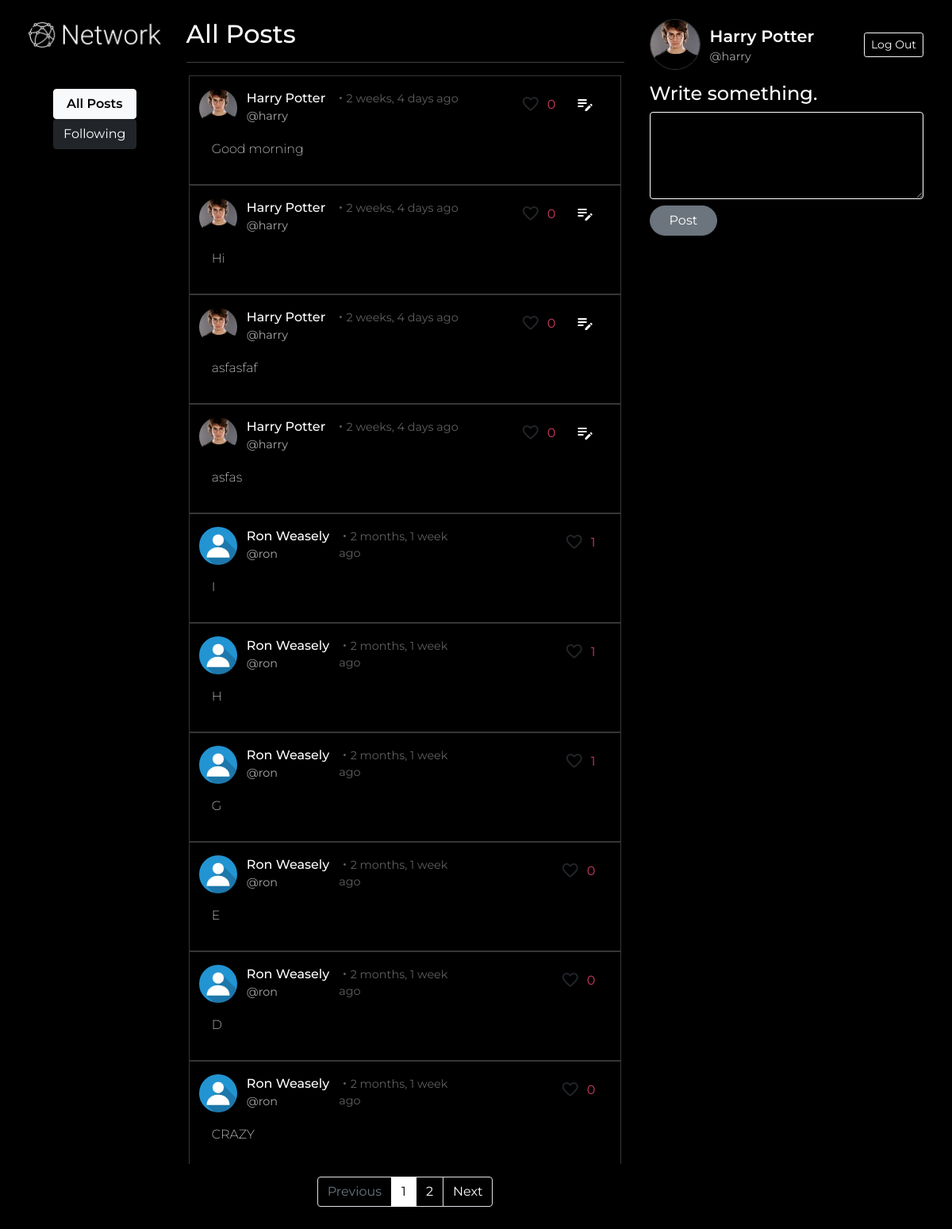
The app's page / (signed in) with its own data.
### network/models.py (models this page shows, shortened)
class Post(models.Model):
    creator = models.ForeignKey(User, on_delete=models.CASCADE, related_name="posts")
    content = models.CharField(max_length=255)
    timestamp = models.DateTimeField(auto_now_add=True)
    def liked_users(self):
        return [x[0] for x in self.likes.values_list("user_id")]

class Profile(models.Model):
    user = models.OneToOneField(User, on_delete=models.CASCADE)
    profile_pic = models.ImageField(upload_to="profile_pics", blank=True)
    timestamp = models.DateField(auto_now_add=True)

class User(AbstractUser):
    pass

### network/views.py (the view)
# urls.py: path("", views.index, name="index"),
@login_required(login_url="login")
def index(request):
    if request.method == "POST":
        creator = request.user
        content = request.POST["content"]
        post = Post(creator=creator, content=content)
        post.save()
        return HttpResponseRedirect(reverse("index"))
    posts = list(reversed(Post.objects.all()))
    paginator = Paginator(posts, 10)
    page_number = request.GET.get('page')
    page_obj = paginator.get_page(page_number)
    print(page_obj[0].liked_users())
    return render(request, "network/index.html", {
        "posts": page_obj
    })

### network/templates/network/index.html (shortened to what this page needs)
{% extends "network/layout.html" %}
{% load static %}
{% load humanize %}
{% block nav %}
    <a style="font-weight: 600;" class="btn btn-light" href="{% url 'index' %}">All Posts</a>
    <a class="btn btn-dark" href="{% url 'following' %}">Following</a>
{% endblock %}
{% block body %}
    <div class="col-6 ms-2 me-2">
        <h2>All Posts</h2>
        <hr>
        <div class="post-list">
            {% for post in posts %}
                <div class="row posts">
                    <div class="row">
                        <div class="col-auto">
                            {% if post.creator.profile.profile_pic.url != None %}
                                <img class="profile-pic-post" src="{{ post.creator.profile.profile_pic.url }}" alt="Profile Picture">
                            {% else %}
                                <img class="profile-pic-post" src="{% static 'network/media/default-profile-picture.jpg' %}" alt="Profile Picture">
                            {% endif %}
                        </div>
                        <div class="col-auto">
                            <div class="row profile-name-post">
                                {{ post.creator.first_name }}
                                {{ post.creator.last_name }}
                            </div>
                            <div class="row">
                                <a class="profile-username-post" href="{% url 'profile' id=post.creator.pk %}">@{{ post.creator.username }}</a>
                            </div>
                        </div>
                        <div class="col time">
                            ・{{ post.timestamp|naturaltime }}
                        </div>
                        <div class="col d-grid gap-2 d-md-flex justify-content-md-end pe-0" id="toolbar-buttons">
                            {% if request.user.pk in post.liked_users %}
                                <button class="material-icons-round btn btn-bg-transparent p-0 like-button" id="like-button" data-post-id="{{ post.pk }}">
                                    favorite
                                </button>
                            {% else %}
                                <button class="material-icons-round btn btn-bg-transparent p-0 unlike-button" id="like-button" data-post-id="{{ post.pk }}">
                                </button>
                            {% endif %}
                            <span class="like-count" id="like-count-{{ post.pk }}">{{ post.likes.count }}</span>
                            {% if request.user == post.creator %}
                                <button class="material-icons btn btn-bg-transparent pt-0 pb-0 p-2 edit-button" id="edit-button" data-post-id="{{ post.pk }}">
                                </button>
                            {% endif %}
                        </div>
                    </div>
                    <div class="row content-post" id="content-{{ post.pk }}">
                        {{ post.content }}
                    </div>
                </div>
            {% endfor %}
        </div>
        <nav class="nav justify-content-center">
            <ul class="pagination m-0 mt-3">
                {% if posts.has_previous %}
                    <li class="page-item">
                        <a class="page-link" href="?page={{ posts.previous_page_number }}" tabindex="-1">Previous</a>
                    </li>
                {% else %}
                    <li class="page-item disabled">
                        <a class="page-link" href="#" tabindex="-1" aria-disabled="true">Previous</a>
                    </li>
                {% endif %}
                {% for i in posts.paginator.page_range %}
                    {% if posts.number == i %}
                        <li class="page-item active" aria-current="page">
                            <a class="page-link" href="?page={{ i }}">{{ i }}</a>
                        </li>
                    {% elif i > posts.number|add:'-3' and i < posts.number|add:'3' %}
                        <li class="page-item">
                            <a class="page-link" href="?page={{ i }}">{{ i }}</a>
                        </li>
                    {% endif %}
                {% endfor %}
                {% if posts.has_next %}
                    <li class="page-item">
                        <a class="page-link" href="?page={{ posts.next_page_number }}">Next</a>
                    </li>
                {% else %}
                    <li class="page-item disabled   ">
                        <a class="page-link" href="#">Next</a>
                    </li>
                {% endif %}
            </ul>
        </nav>
    </div>
    <div class="col">
        <div class="row justify-content-end align-items-center">
            <div class="col-auto">
                {% if user.profile.profile_pic.url != None %}
                    <img class="profile-pic" src="{{ user.profile.profile_pic.url }}" alt="Profile Picture">
                {% else %}
                    <img class="profile-pic" src="{% static 'network/media/default-profile-picture.jpg' %}" alt="Profile Picture">
                {% endif %}
            </div>
            <div class="col-auto">
                <div class="row profile-name">
                    {{ request.user.first_name }}
                    {{ request.user.last_name }}
                </div>
                <div class="row">
                    <a class="profile-username" href="{% url 'profile' id=user.pk %}">@{{ request.user.username }}</a>
                </div>
            </div>
            <div style="text-align: end;" class="col">
                <a class="btn btn-sm btn-outline-light ms-3" href="{% url 'logout' %}">Log Out</a>
            </div>
        </div>
        <div class="row mt-3">
            <h4>Write something.</h4>
            <form class="new-post" action="{% url 'index' %}" method="POST">
                <textarea class="form-control new-post-text" rows="4" name="content" required></textarea>
                <button type="submit" class="btn btn-secondary rounded-pill mt-2 ps-4 pe-4">Post</button>
            </form>
        </div>
    </div>
{% endblock %}

### network/static/network/styles.css (style rules this page uses)
* { margin: 0; padding: 0; box-sizing: border-box; }
body { background-color: black; color: white; font-family: 'Montserrat', sans-serif; }
.profile-pic { height: 4em; width: 4em; object-fit: cover; border-radius: 50%; border: 1px solid rgb(58, 58, 58); }
.profile-name { font-size: 1.3em; font-weight: 600; }
.profile-username { font-size: .9em; color: rgb(167, 167, 167); padding: 0; text-decoration: none; }
.new-post-text { border: 1px solid white; background: transparent; }
.posts { border: .5px solid rgb(54, 54, 54); padding: 1em 0; margin: 0 .2em; }
.profile-pic-post { height: 3em; width: 3em; object-fit: cover; border-radius: 50%; }
.profile-name-post { font-size: 1em; font-weight: 500; }
.profile-username-post { font-size: .9em; color: rgb(167, 167, 167); padding: 0; text-decoration: none; }
.content-post { margin: 1em; font-weight: 200; }
.post-list { height: 78vh; overflow-x: hidden; overflow-y: auto; }
.time { font-size: .9em; color: rgb(95, 95, 95); margin-top: 0.1em; }
.page-link { background-color: black; color: white; }
.pagination > .disabled > .page-link { background-color: black; }
.pagination > .active > .page-link { border-color: white; color: black; background-color: white; }
.unlike-button { height: fit-content; font-size: 1.5em; }
.edit-button { height: fit-content; font-size: 1.5em; color: white; }
.like-count { margin-top: .5em; margin-right: .5em; color: #CE3A60; }

### records on screen
Post: creator.profile.profile_pic (picture), creator.first_name "Harry", creator.last_name "Potter", creator.username "harry", timestamp "2 weeks, 4 days ago", likes.count "0", content "Good morning"
Post: creator.profile.profile_pic (picture), creator.first_name "Harry", creator.last_name "Potter", creator.username "harry", timestamp "2 weeks, 4 days ago", likes.count "0", content "Hi"
Post: creator.profile.profile_pic (picture), creator.first_name "Harry", creator.last_name "Potter", creator.username "harry", timestamp "2 weeks, 4 days ago", likes.count "0", content "asfasfaf"
Post: creator.profile.profile_pic (picture), creator.first_name "Harry", creator.last_name "Potter", creator.username "harry", timestamp "2 weeks, 4 days ago", likes.count "0", content "asfas"
Post: creator.first_name "Ron", creator.last_name "Weasely", creator.username "ron", timestamp "2 months, 1 week ago", likes.count "1", content "I"
Post: creator.first_name "Ron", creator.last_name "Weasely", creator.username "ron", timestamp "2 months, 1 week ago", likes.count "1", content "H"
Post: creator.first_name "Ron", creator.last_name "Weasely", creator.username "ron", timestamp "2 months, 1 week ago", likes.count "1", content "G"
Post: creator.first_name "Ron", creator.last_name "Weasely", creator.username "ron", timestamp "2 months, 1 week ago", likes.count "0", content "E"
Post: creator.first_name "Ron", creator.last_name "Weasely", creator.username "ron", timestamp "2 months, 1 week ago", likes.count "0", content "D"
Post: creator.first_name "Ron", creator.last_name "Weasely", creator.username "ron", timestamp "2 months, 1 week ago", likes.count "0", content "CRAZY"
User: profile.profile_pic (picture), user.first_name "Harry", user.last_name "Potter", user.username "harry"

### other values on screen
{{ i }} "1"
{{ i }} "2"
